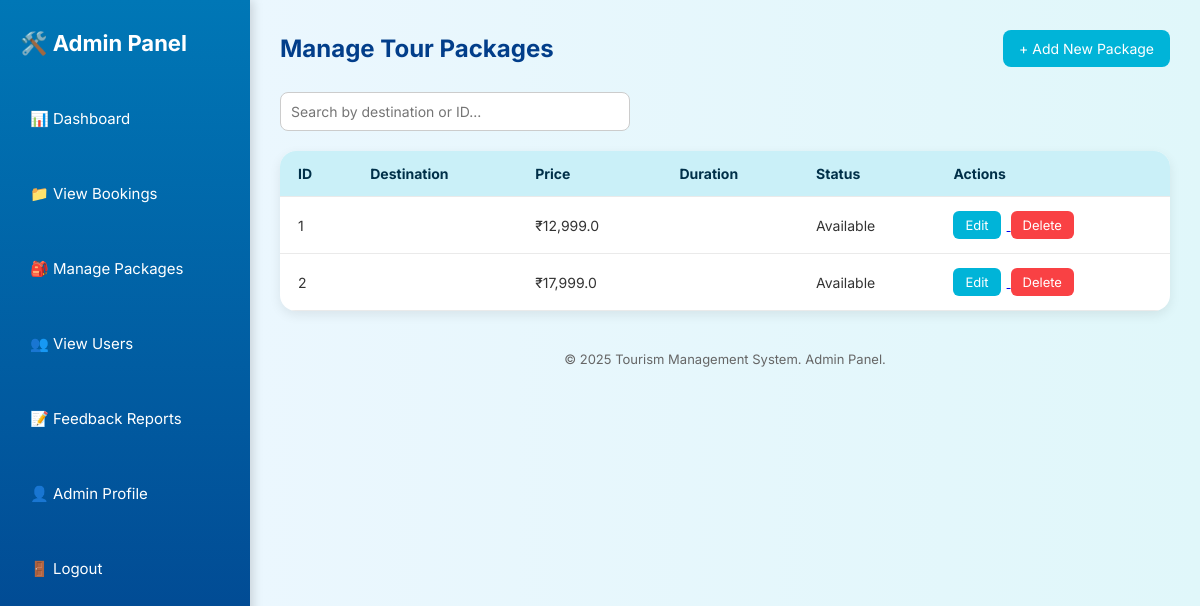
Screenshot of /admin/packages (signed in) with the database file from the repository.
### tables this page shows
CREATE TABLE packages (
        id INTEGER PRIMARY KEY AUTOINCREMENT,
        title TEXT NOT NULL,
        location TEXT NOT NULL,
        description TEXT,
        price REAL NOT NULL,
        days INTEGER NOT NULL,
        image_url TEXT,
        status TEXT DEFAULT 'Available',
        created_at TIMESTAMP DEFAULT CURRENT_TIMESTAMP
    );

### app.py (the view)
@app.route("/admin/packages")
@admin_required
def admin_packages():
    db = get_db()
    pkgs = db.execute("SELECT * FROM packages").fetchall()
    return render_template("manage_packages.html", packages=pkgs)

### app.py (called while the page is built)
def get_db():
    if "db" not in g:
        db_url = os.environ.get("DATABASE_URL")  # Render will provide this
        if db_url:
            url = urlparse(db_url)
            g.db = psycopg2.connect(
                database=url.path[1:],
                user=url.username,
                password=url.password,
                host=url.hostname,
                port=url.port
            )
            g.db.autocommit = True
        else:
            g.db = sqlite3.connect(DB_PATH)
            g.db.row_factory = sqlite3.Row
            g.db.execute("PRAGMA foreign_keys = ON;")
    return g.db

def admin_required(f):
    from functools import wraps
    @wraps(f)
    def _wrap(*args, **kwargs):
        if "admin_id" not in session:
            flash("Admin login required.", "warning")
            return redirect(url_for("admin_login"))
        return f(*args, **kwargs)
    return _wrap

### templates/manage_packages.html (shortened to what this page needs)
<!DOCTYPE html>
<html lang="en">
<head>
</head>
<body>
  <aside class="sidebar">
    <h2>🛠️ Admin Panel</h2>
    <a href="{{ url_for('admin_dashboard') }}" class="nav-link">📊 Dashboard</a>
    <a href="{{ url_for('all_bookings') }}" class="nav-link">📁 View Bookings</a>
    <a href="{{ url_for('admin_packages') }}" class="nav-link">🎒 Manage Packages</a>
    <a href="{{ url_for('view_users') }}" class="nav-link">👥 View Users</a>
    <a href="{{ url_for('feedback_reports') }}" class="nav-link">📝 Feedback Reports</a>
    <a href="{{ url_for('admin_profile') }}" class="nav-link">👤 Admin Profile</a>
    <a href="{{ url_for('logout') }}" class="nav-link">🚪 Logout</a>
  </aside>
  <main class="main-content">
    <div class="header">
      <h1>Manage Tour Packages</h1>
      <a href="{{ url_for('add_package') }}">
        <button class="btn-add">+ Add New Package</button>
      </a>
    </div>
    <form method="GET" action="{{ url_for('admin_packages') }}" class="search-bar">
      <input type="text" name="search" placeholder="Search by destination or ID..." value="{{ request.args.get('search', '') }}">
    </form>
    <table>
      <thead>
        <tr>
          <th>ID</th>
          <th>Destination</th>
          <th>Price</th>
          <th>Duration</th>
          <th>Status</th>
          <th>Actions</th>
        </tr>
      </thead>
      <tbody>
        {% for package in packages %}
        <tr>
          <td>{{ package.id }}</td>
          <td>{{ package.destination }}</td>
          <td>₹{{ "{:,}".format(package.price) }}</td>
          <td>{{ package.duration }}</td>
          <td>{{ package.status }}</td>
          <td class="actions">
            <a href="{{ url_for('edit_package', pid=package.id) }}">
              <button type="button">Edit</button>
            </a>
            <form action="{{ url_for('delete_package', pid=package.id) }}" method="POST" style="display:inline;" onsubmit="return confirm('Are you sure you want to delete this package?')">
              <button type="submit" class="delete">Delete</button>
            </form>
          </td>
        </tr>
        {% else %}
        <tr>
          <td colspan="6" style="text-align: center; padding: 20px;">No packages found.</td>
        </tr>
        {% endfor %}
      </tbody>
    </table>
    <footer>
      &copy; 2025 Tourism Management System. Admin Panel.
    </footer>
  </main>
</body>
</html>

### templates/manage_packages.html (style rules this page uses)
* { box-sizing: border-box; margin: 0; padding: 0; font-family: 'Inter', sans-serif; }
body { display: flex; min-height: 100vh; background: linear-gradient(to right, #eef7ff, #e0f7fa); }
.sidebar { width: 250px; background: linear-gradient(to bottom, #0077b6, #023e8a); padding: 30px 20px; color: white; display: flex; flex-direction: column; gap: 20px; box-shadow: 3px 0 10px rgba(0,0,0,0.15); }
.sidebar h2 { font-size: 22px; margin-bottom: 15px; }
.nav-link { text-decoration: none; color: white; margin: 8px 0; display: block; font-size: 15px; padding: 10px; border-radius: 8px; transition: background 0.3s; }
.main-content { flex: 1; padding: 30px; }
.header { display: flex; justify-content: space-between; align-items: center; margin-bottom: 25px; }
.header h1 { font-size: 24px; color: #023e8a; }
.btn-add { background-color: #00b4d8; color: white; padding: 10px 16px; border: none; border-radius: 8px; cursor: pointer; font-size: 14px; transition: background 0.3s; }
.search-bar { margin-bottom: 20px; }
.search-bar input { width: 100%; max-width: 350px; padding: 10px; font-size: 14px; border-radius: 8px; border: 1px solid #ccc; }
table { width: 100%; border-collapse: collapse; background: white; border-radius: 16px; overflow: hidden; font-size: 14px; box-shadow: 0 4px 12px rgba(0,0,0,0.08); }
th, td { padding: 14px 18px; text-align: left; border-bottom: 1px solid #eaeaea; }
th { background-color: #caf0f8; color: #003049; }
td { color: #333; }
.actions a button, .actions form button { background-color: #00b4d8; border: none; color: white; padding: 6px 12px; margin-right: 6px; border-radius: 6px; cursor: pointer; font-size: 13px; transition: opacity 0.3s; }
.actions form button.delete { background-color: #f94144; }
footer { margin-top: 40px; text-align: center; font-size: 13px; color: #666; }

### rows the page displays
packages: id "1", price "12,999.0", status "Available"
packages: id "2", price "17,999.0", status "Available"
